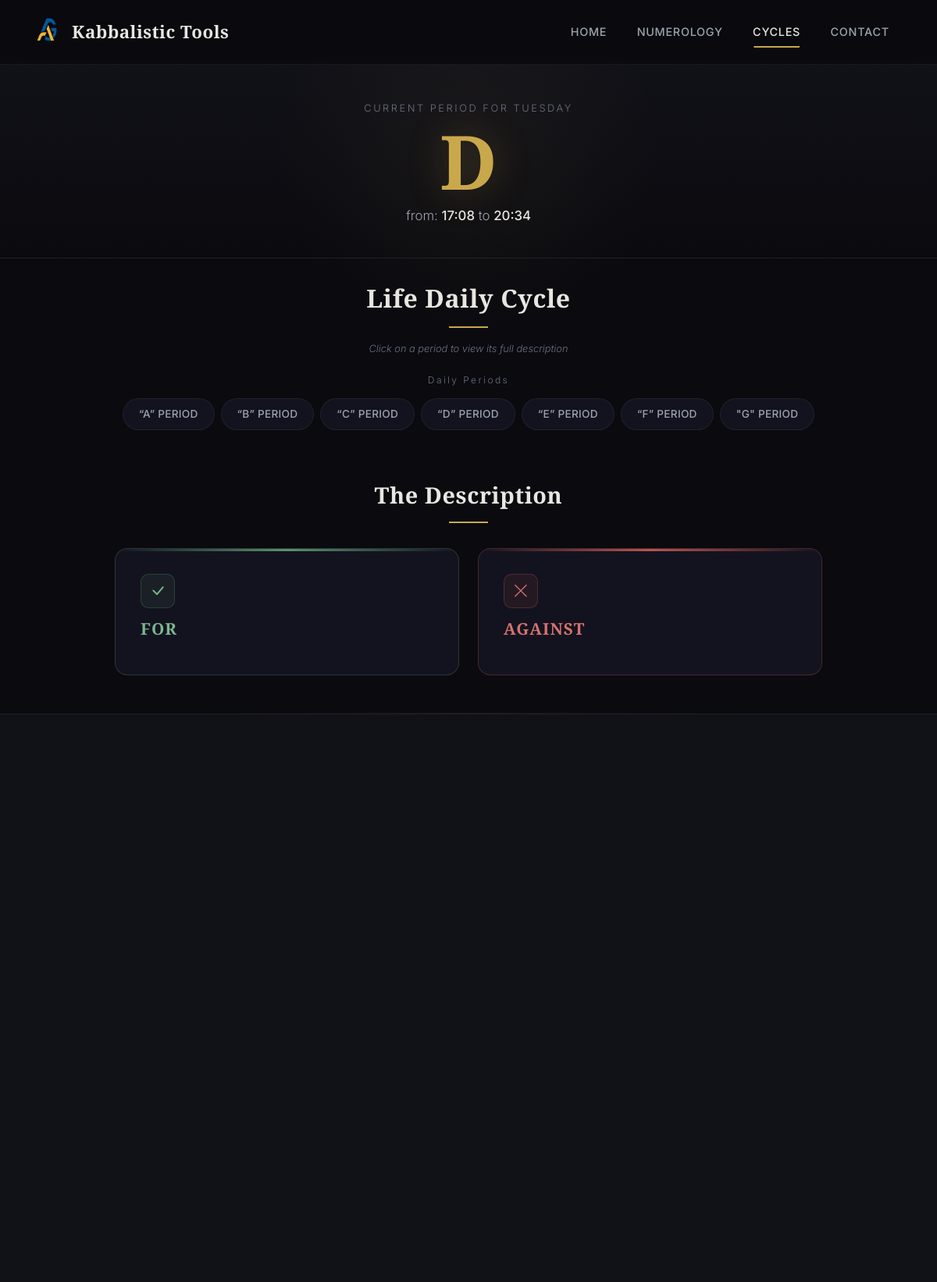
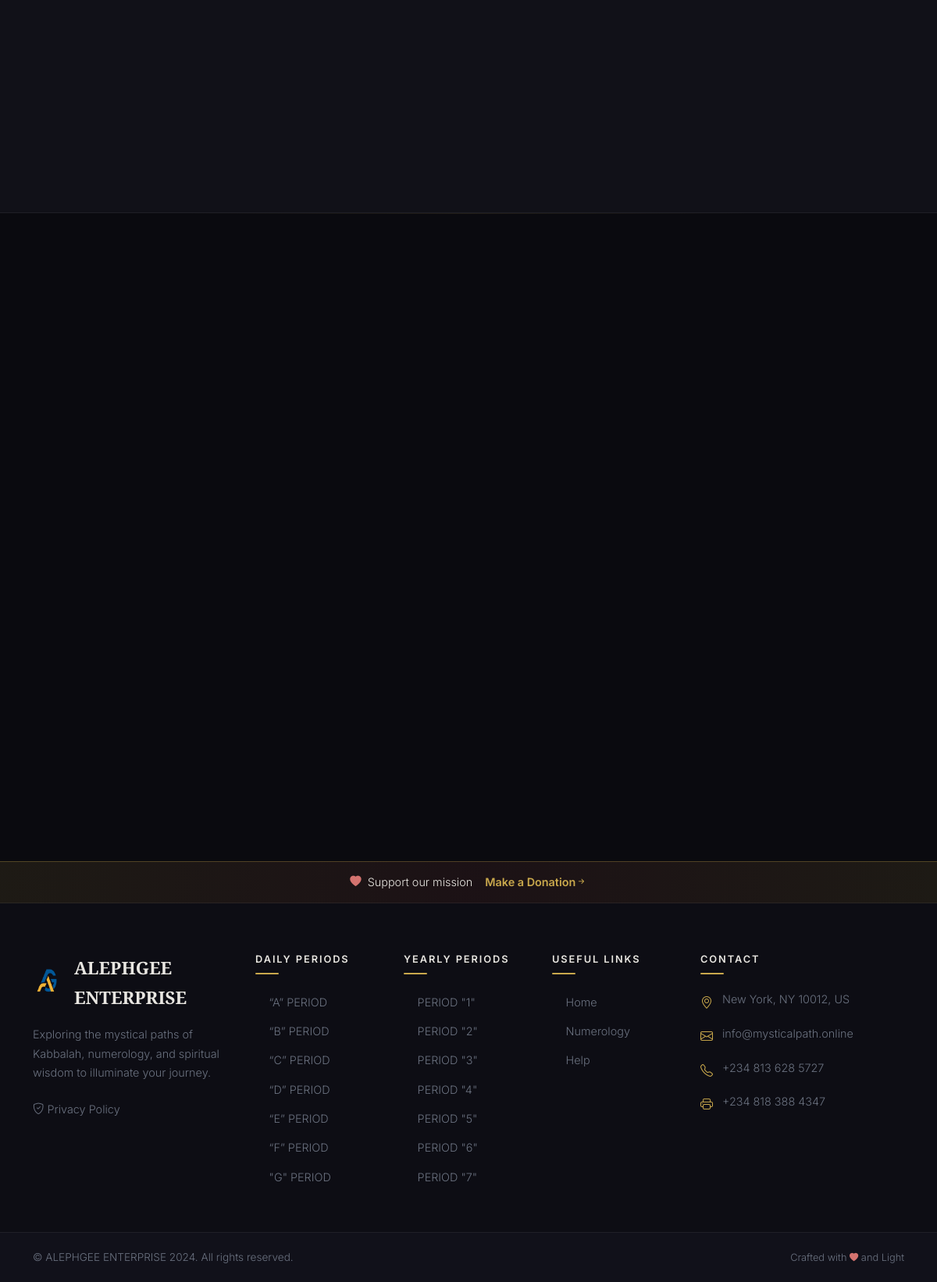
The page /cycles/ on the database its author committed (2 pictures, top to bottom).
### life/models.py (models this page shows, shortened)
class Period(models.Model):
  title =  models.CharField(max_length=200, null=True)
  message_for = models.TextField( null=True)
  message_against = models.TextField( null=True)
  class Meta:
    ordering = ['id']

class YearlyPeriod(models.Model):
  title =  models.CharField(max_length=200, null=True)
  message_for = models.TextField( null=True)
  message_against = models.TextField( null=True)
  class Meta:
    ordering = ['id']

### life/views.py (the view, shortened to what this page needs)
# urls.py: path('cycles/', views.main_page, name='main_page'),  # Default view without a selected period
def main_page(request, id=None, type=None):
    timezone = request.COOKIES.get('timezone', 'UTC')
    start_date = None
    month_input=None
    date_input=None
    cycle_periods = []
    yearlyperiods= YearlyPeriod.objects.all()
    periods = Period.objects.all()  # Retrieve all periods
    period = None
    yearlyperiods= YearlyPeriod.objects.all()
    yearlyperiod= None
    if id and type == 'period':
        period = get_object_or_404(Period, id=id)
    elif id and type == 'yearlyperiod':
        yearlyperiod = get_object_or_404(YearlyPeriod, id=id)
    period_data = get_period_for_day_and_time(timezone=timezone)
    context = {
        'periods': periods,
        'selected_period': period,
        'today': period_data['day'],
        'current_period_letter': period_data['period'],
        'period_index': period_data['period_index'],
        'start_formatted': period_data['start_formatted'],
        'end_formatted': period_data['end_formatted'],
        'remaining_time': period_data['remaining_formatted'],
        'cycle_periods': cycle_periods,
        'start_date': start_date,
        "month_input": month_input,
        'date_input': date_input,
        'yearlyperiods': yearlyperiods,
        'selected_yearlyperiod': yearlyperiod,
    }
    return render(request, 'main_page.html', context)

### life/context_processors.py (called while the page is built)
def periods_processor(request):
    periods = Period.objects.all().order_by('-title')
    return {'periods': periods}

### life/templates/main_page.html (shortened to what this page needs)
{% load static %}
<!DOCTYPE html>
<html lang="en">
<head>
  <link href="https://cdn.jsdelivr.net/npm/bootstrap@5.3.2/dist/css/bootstrap.min.css" rel="stylesheet">
  <link rel="stylesheet" href="https://cdn.jsdelivr.net/npm/bootstrap-icons@1.11.1/font/bootstrap-icons.css">
</head>
<body>
  {% include "nav.html" %}
  <section class="period-hero fade-in">
    <div class="container position-relative px-3">
      <div class="period-label">Current Period for {{ today }}</div>
      <div class="period-letter">{{ current_period_letter }}</div>
      <div class="period-date">from: <strong>{{ start_formatted }}</strong> to <strong>{{ end_formatted }}</strong></div>
    </div>
  </section>
  <section class="period-nav fade-in">
    <div class="container px-3">
      <div class="period-nav-title">
      <h2 style="font-size: clamp(1.5rem, 4vw, 2rem); color: var(--text-primary);">Life Daily Cycle</h2>
              <div style="width: 50px; height: 2px; background: var(--accent-gold); margin: 1rem auto;"></div>
      </div>
      <div class="period-nav-title2"><i>Click on a period to view its full description</i></div>
      <div class="period-nav-title">Daily Periods</div>
      <ul class="period-pills">
        {% for period in periods %}
        <li>
          <a href="{% url 'main_page_with_detail' type='period' id=period.id %}#here"
             class="{% if selected_period.id == period.id %}active-period{% endif %}">
            {{ period.title }}
          </a>
        </li>
        {% endfor %}
      </ul>
    </div>
  </section>
  <section class="desc-section" id="here">
    <div class="container px-3 px-md-4">
      <div class="desc-header fade-in">
        <h3>The  Description</h3>
        <div style="width: 50px; height: 2px; background: var(--accent-gold); margin: 1rem auto;"></div>
      </div>
      <div class="row g-3 g-md-4 justify-content-center">
        <div class="col-md-5 fade-in">
          <div class="verdict-card for">
            <div class="verdict-icon"><i class="bi bi-check-lg"></i></div>
            <h4 class="verdict-title">FOR</h4>
          </div>
        </div>
        <div class="col-md-5 fade-in">
          <div class="verdict-card against">
            <div class="verdict-icon"><i class="bi bi-x-lg"></i></div>
            <h4 class="verdict-title">AGAINST</h4>
          </div>
        </div>
      </div>
    </div>
  </section>
  <div class="section-divider"></div>
  <section class="yearly-section">
    <div class="container px-3 px-md-4">
      <div class="desc-section pb-0" id="here2">
        <div class="row g-3 g-md-4 justify-content-center">
        </div>
      </div>
    </div>
  </section>
  <div class="section-divider"></div>
  <section class="days-section">
    <div class="container px-3 px-md-4">
    </div>
  </section>
  {% include "footer.html" %}
</body>
</html>

### life/templates/nav.html (shortened to what this page needs)
{% load static %}
<nav class="navbar navbar-expand-lg navbar-dark fixed-top" id="mainNav">
  <div class="container">
    <a class="navbar-brand" href="/">
      <img src="{% static 'images/logo.png' %}" alt="CoolLogo" style="height: 40px; margin-right: 10px;">
      <span>Kabbalistic Tools</span>
    </a>
    <div class="collapse navbar-collapse" id="navbarContent">
      <ul class="navbar-nav ms-auto align-items-lg-center">
        <li class="nav-item">
          <a class="nav-link {% if request.path == '/' %}active{% endif %}" href="/">
            Home
          </a>
        </li>
        <li class="nav-item">
          <a class="nav-link {% if request.path == '/path-numbers/' or request.path == '/path_numbers/' %}active{% endif %}" href="{% url 'path_numbers' %}">
            Numerology
          </a>
        </li>
        <li class="nav-item">
          <a class="nav-link {% if request.path == '/cycles/' %}active{% endif %}" href="{% url 'main_page' %}">
            Cycles
          </a>
        </li>
        <li class="nav-item">
          <a class="nav-link {% if request.path == '/contact/' %}active{% endif %}" href="{% url 'contact' %}">
            Contact
          </a>
        </li>
      </ul>
    </div>
  </div>
</nav>
<div style="height: 72px;"></div>

### life/templates/footer.html (shortened to what this page needs)
{% load static %}
<footer id="site-footer">
  <div class="donate-bar">
    <div class="container">
      <div class="d-flex align-items-center justify-content-center gap-2">
        <i
          class="bi bi-heart-fill"
          style="color: var(--accent-crimson-light)"
        ></i>
        <span>Support our mission</span>
        <a href="{% url 'donate' %}" class="donate-link"
          >Make a Donation <i class="bi bi-arrow-right-short"></i
        ></a>
      </div>
    </div>
  </div>
  <div class="footer-main">
    <div class="container">
      <div class="row g-4">
        <div class="col-lg-3 col-md-6">
          <div class="footer-brand">
          <img src="{% static 'images/logo.png' %}" alt="CoolLogo" style="height: 40px; margin-right: 5px;">
            <span>ALEPHGEE ENTERPRISE</span>
          </div>
          <p class="footer-desc">
            Exploring the mystical paths of Kabbalah, numerology, and spiritual
            wisdom to illuminate your journey.
          </p>
          <a href="{% url 'privacy-page' %}" class="footer-link">
            <i class="bi bi-shield-check me-1"></i>Privacy Policy
          </a>
        </div>
        <div class="col-lg-2 col-md-6">
          <h6 class="footer-heading">Daily Periods</h6>
          <ul class="footer-links">
            {% for period in periods %}
            <li>
              <a
                href="{% url 'main_page_with_detail' type='period' id=period.id %}"
              >
                {{ period.title }}
              </a>
            </li>
            {% endfor %}
          </ul>
        </div>
        <div class="col-lg-2 col-md-6">
          <h6 class="footer-heading">Yearly Periods</h6>
          <ul class="footer-links">
            {% for yearlyperiod in yearlyperiods %}
            <li>
              <a
                href="{% url 'main_page_with_detail' type='yearlyperiod' id=yearlyperiod.id %}#here2"
              >
                {{ yearlyperiod.title }}
              </a>
            </li>
            {% endfor %}
          </ul>
        </div>
        <div class="col-lg-2 col-md-6">
          <h6 class="footer-heading">Useful Links</h6>
          <ul class="footer-links">
            <li>
              <a href="{% url 'tikkun'%}"
                >Home</a
              >
            </li>
            <li>
              <a href="{% url 'path_numbers'%}"
                >Numerology</a
              >
            </li>
            <li>
              <a href="#!">Help</a>
            </li>
          </ul>
        </div>
        <div class="col-lg-3 col-md-6">
          <h6 class="footer-heading">Contact</h6>
          <ul class="footer-contact">
            <li>
              <i class="bi bi-geo-alt"></i>
              <span>New York, NY 10012, US</span>
            </li>
            <li>
              <i class="bi bi-envelope"></i>
              <a href="mailto:info@mysticalpath.online"
                >info@mysticalpath.online</a
              >
            </li>
            <li>
              <i class="bi bi-telephone"></i>
              <a href="tel:+2348136285727">+234 813 628 5727</a>
            </li>
            <li>
              <i class="bi bi-printer"></i>
              <span>+234 818 388 4347</span>
            </li>
          </ul>
        </div>
      </div>
    </div>
  </div>
  <div class="footer-copyright">
    <div class="container">
      <div
        class="d-flex flex-column flex-md-row align-items-center justify-content-between gap-2"
      >
        <span>© ALEPHGEE ENTERPRISE 2024. All rights reserved.</span>
        <span class="footer-credit"
          >Crafted with
          <i
            class="bi bi-heart-fill"
            style="color: var(--accent-crimson-light); font-size: 0.7rem"
          ></i>
          and Light</span
        >
      </div>
    </div>
  </div>
</footer>

### life/templates/nav.html (style rules this page uses)
#mainNav { background: rgba(10, 10, 15, 0.85); backdrop-filter: blur(20px); -webkit-backdrop-filter: blur(20px); border-bottom: 1px solid rgba(255, 255, 255, 0.06); padding: 1rem 0; transition: all 0.3s ease; z-index: 1030; }
.navbar-brand { font-family: 'Cormorant Garamond', serif; font-size: 1.4rem; font-weight: 700; color: #e8e6e1 !important; letter-spacing: 0.02em; display: flex; align-items: center; transition: color 0.3s ease; }
.navbar-nav .nav-link { color: #9ca3af !important; font-family: 'Inter', sans-serif; font-size: 0.9rem; font-weight: 500; letter-spacing: 0.05em; text-transform: uppercase; padding: 0.5rem 1.2rem !important; position: relative; transition: color 0.3s ease; }
.navbar-nav .nav-link::after { content: ''; position: absolute; bottom: 0; left: 50%; transform: translateX(-50%); width: 0; height: 2px; background: #c9a84c; transition: width 0.3s ease; border-radius: 2px; }
.navbar-nav .nav-link:hover, .navbar-nav .nav-link.active { color: #e8e6e1 !important; }
.navbar-nav .nav-link:hover::after, .navbar-nav .nav-link.active::after { width: 60%; }
.navbar-collapse { background: rgba(10, 10, 15, 0.98); border-radius: 16px; margin-top: 0.75rem; padding: 1rem; border: 1px solid rgba(255, 255, 255, 0.06); }
@media (min-width: 992px) { .navbar-collapse { background: transparent; border-radius: 0; margin-top: 0; padding: 0; border: none; } }

### life/templates/footer.html (style rules this page uses)
#site-footer { --footer-bg: #0d0d14; --footer-bg-secondary: #11111a; --text-primary: #e8e6e1; --text-secondary: #9ca3af; --text-muted: #6b7280; --accent-gold: #c9a84c; --accent-gold-light: #e0c16c; --accent-crimson-light: #d4736f; --border-subtle: rgba(255, 255, 255, 0.06); --border-gold: rgba(201, 168, 76, 0.3); }
.donate-bar { background: linear-gradient( 90deg, rgba(201, 168, 76, 0.1), rgba(184, 84, 80, 0.1), rgba(201, 168, 76, 0.1) ); border-top: 1px solid var(--border-gold); border-bottom: 1px solid var(--border-subtle); padding: 0.875rem 0; text-align: center; color: var(--text-secondary); font-size: 0.9rem; font-family: "Inter", sans-serif; }
.donate-bar span { color: var(--text-primary); }
.donate-link { color: var(--accent-gold); font-weight: 600; margin-left: 0.5rem; text-decoration: none; transition: all 0.3s ease; display: inline-flex; align-items: center; }
.footer-main { background: var(--footer-bg); padding: 4rem 0 3rem; }
.footer-brand { display: flex; align-items: center; gap: 0.5rem; font-family: "Cormorant Garamond", serif; font-size: 1.4rem; font-weight: 700; color: var(--text-primary); margin-bottom: 1rem; }
.footer-desc { color: var(--text-muted); font-size: 0.9rem; line-height: 1.7; margin-bottom: 1.25rem; max-width: 280px; }
.footer-heading { color: var(--text-primary); font-family: "Inter", sans-serif; font-size: 0.8rem; font-weight: 600; letter-spacing: 0.15em; text-transform: uppercase; margin-bottom: 1.25rem; position: relative; padding-bottom: 0.75rem; }
.footer-heading::after { content: ""; position: absolute; bottom: 0; left: 0; width: 30px; height: 2px; background: var(--accent-gold); border-radius: 2px; }
.footer-links { list-style: none; padding: 0; margin: 0; }
.footer-links li { margin-bottom: 0.6rem; }
.footer-links a { color: var(--text-muted); text-decoration: none; font-size: 0.9rem; display: inline-flex; align-items: center; gap: 0.4rem; transition: all 0.3s ease; }
.footer-contact { list-style: none; padding: 0; margin: 0; }
.footer-contact li { display: flex; align-items: flex-start; gap: 0.75rem; margin-bottom: 0.875rem; color: var(--text-muted); font-size: 0.9rem; }
.footer-contact li i { color: var(--accent-gold); font-size: 1rem; margin-top: 0.15rem; flex-shrink: 0; }
.footer-contact li a { color: var(--text-muted); text-decoration: none; transition: color 0.3s ease; }
.footer-link { color: var(--text-muted); text-decoration: none; font-size: 0.9rem; display: inline-flex; align-items: center; transition: color 0.3s ease; }
.footer-copyright { background: var(--footer-bg-secondary); border-top: 1px solid var(--border-subtle); padding: 1.25rem 0; color: var(--text-muted); font-size: 0.85rem; font-family: "Inter", sans-serif; }
.footer-credit { font-size: 0.8rem; }

### rows shown on the page
Period: title "“A” PERIOD"
Period: title "“B” PERIOD"
Period: title "“C” PERIOD"
Period: title "“D” PERIOD"
Period: title "“E” PERIOD"
Period: title "“F” PERIOD"
Period: title "\"G\" PERIOD"
YearlyPeriod: title "PERIOD \"1\""
YearlyPeriod: title "PERIOD \"2\""
YearlyPeriod: title "PERIOD \"3\""
YearlyPeriod: title "PERIOD \"4\""
YearlyPeriod: title "PERIOD \"5\""
YearlyPeriod: title "PERIOD \"6\""
YearlyPeriod: title "PERIOD \"7\""

### other values the page prints
{{ today }} "TUESDAY"
{{ current_period_letter }} "D"
{{ start_formatted }} "17:08"
{{ end_formatted }} "20:34"
